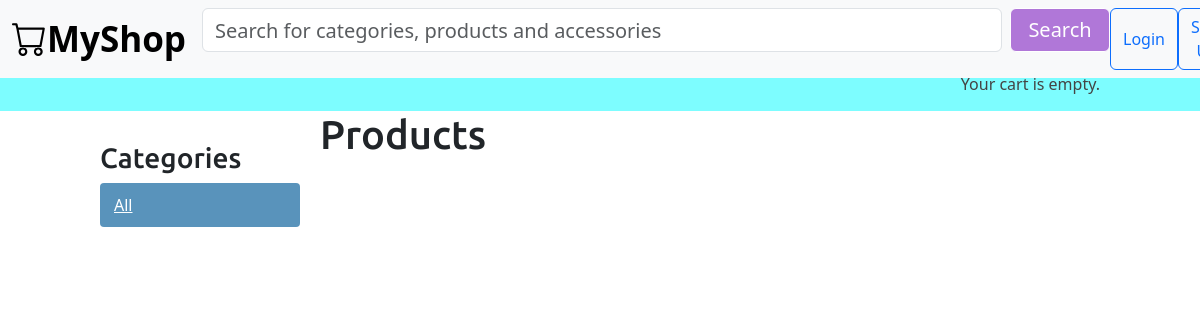
The app's page /, older data.
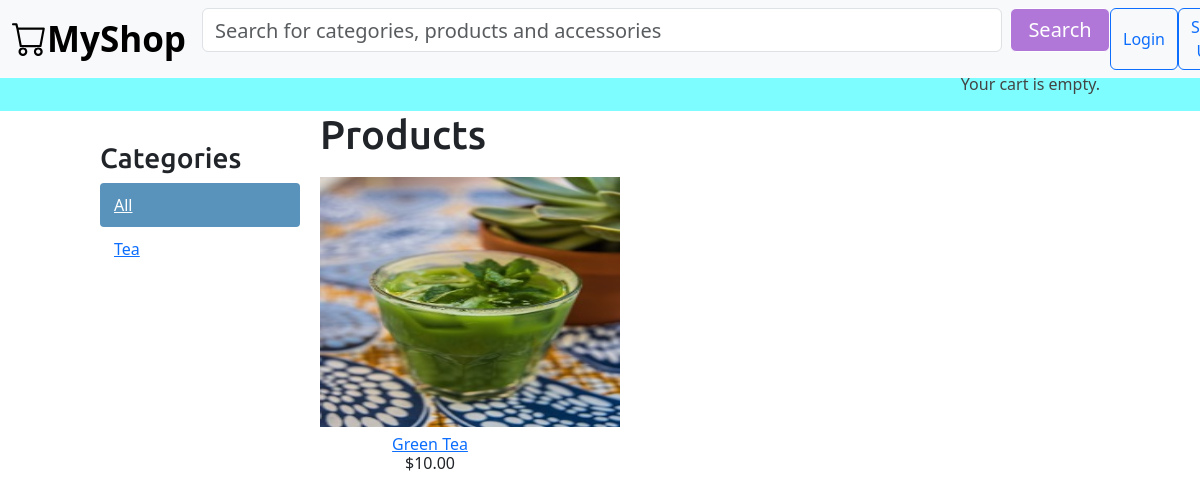
The same page, newer data.
### shop/models.py (models this page shows, shortened)
class Category(models.Model):
    name= models.CharField(max_length=200)
    slug= models.SlugField(max_length=200, unique=True)
    class Meta:
        ordering= ['name']
        indexes= [
            models.Index(fields=['name']),
        ]
        verbose_name= 'category'
        verbose_name_plural= 'categories'
    def get_absolute_url(self):
        return reverse('shop:product_list_by_category',
                       args=[self.slug])

class Product(models.Model):
    category= models.ForeignKey(Category,
                                related_name='products',
                                on_delete=models.CASCADE)
    name= models.CharField(max_length=200)
    slug= models.SlugField(max_length=200)
    image= models.ImageField(upload_to='products/%Y/%m/%d',blank=True)
    description= models.TextField(blank=True)
    price= models.DecimalField(max_digits=10,
                               decimal_places=2)
    available= models.BooleanField(default=True)
    created= models.DateTimeField(auto_now_add=True)
    updated= models.DateTimeField(auto_now=True)
    stock_quantity= models.PositiveIntegerField()
    class Meta:
        ordering= ['name']
        indexes= [
            models.Index(fields=['id', 'slug']),
            models.Index(fields=['name']),
            models.Index(fields=['-created'])
        ]
    def get_absolute_url(self):
        return reverse('shop:product_detail',
                       args=[self.id,
                             self.slug])

### shop/views.py (the view)
# urls.py: path('', views.product_list, name= 'product_list'),
def product_list(request, category_slug=None):
    category= None
    categories= Category.objects.all()
    products= Product.objects.filter(available=True)
    if category_slug:
        category= get_object_or_404(Category,
                                    slug= category_slug)
        products= products.filter(category=category)
    return render(request,
                'shop/product/list.html',
                {'catogory': category,
                'categories': categories,
                'products': products,})

### cart/cart.py (called while the page is built)
    def __len__(self):
        return sum(item['quantity'] for item in self.cart.values())

### cart/context_processors.py (called while the page is built)
def cart(request):
    return {'cart': Cart(request)}

### shop/templates/shop/product/list.html (shortened to what this page needs)
{% extends "shop/base.html" %}
{% load static %}
{% load thumbnail %}
{% block content %}
  <div id="sidebar">
    <h3>Categories</h3>
    <ul>
      <li {% if not category %}class="selected"{% endif %}>
        <a href="{% url 'shop:product_list' %}">All</a>
      </li>
      {% for c in categories %}
        <li {% if category.slug == c.slug %}class="selected"{% endif %}>
          <a href="{{ c.get_absolute_url }}">{{ c.name }}</a>
        </li>
      {% endfor %}
    </ul>
  </div>
  <div id="main" class="product-list">
    <h1>{% if category %}{{ category.name }}{% else %}Products{% endif %}</h1>
    {% for product in products %}
      <div class="item">
        <a href="{{ product.get_absolute_url }}">
          <img src="{% if product.image %}{{ product.image.url }}{% else %}{% static 'img/no_image_1.jpg' %}{% endif %}">
        </a>
        <a href="{{ product.get_absolute_url }}">{{ product.name }}</a>
        <br>
        ${{ product.price }}
      </div>
    {% endfor %}
  </div>
{% endblock %}

### shop/templates/shop/base.html (shortened to what this page needs)
{% load static %}
<!DOCTYPE html>
  <html>
    <head>
      <link href="{% static 'css/style.css' %}" rel="stylesheet">
      <link href="https://cdn.jsdelivr.net/npm/bootstrap@5.3.2/dist/css/bootstrap.min.css" rel="stylesheet">
      <link rel="stylesheet" href="https://cdn.jsdelivr.net/npm/bootstrap-icons@1.11.1/font/bootstrap-icons.css">
    </head>
    <body>
        <nav class="navbar navbar-expand-md bg-body-tertiary fixed-top nav_bar">
          <div class="container-fluid">
            <a class="navbar-brand logo" href="/"><i class="bi bi-cart"></i>MyShop</a>
            <div class="d-flex justify-content-start search_form">
              <form class="d-flex" role="search">
              <input class="form-control me-2" type="search" placeholder="Search for categories, products and accessories" aria-label="Search">
              <button class="btn btn-outline-success" type="submit">Search</button>
            </form>
            {% if user.is_authenticated %}
                <div class="btn-group user_profile ">
                  <button type="button" class="btn btn-danger dropdown-toggle" data-bs-toggle="dropdown" aria-expanded="false">
                    <i class="bi bi-person-check fa-lg"></i>
                    Hi, {{ user.first_name }}
                  </button>
                  <ul class="dropdown-menu">
                    <li><a class="dropdown-item" href="#">Profile</a></li>
                    <li><a class="dropdown-item" href="#">Order</a></li>
                    <li><a class="dropdown-item" href="#">Transactions</a></li>
                    <li><hr class="dropdown-divider"></li>
                    <li><a class="dropdown-item" href="#">Log Out</a></li>
                  </ul>
                </div>
                    {% with total_items=cart|length %}
                        {% if total_items > 0 %}
                          Your cart: <a href="{% url 'cart:cart_detail' %}">
                          {{ total_items }} item{{ total_items|pluralize }},
                          ${{ cart.get_total_price }}
                          </a>
                        {% else %}
                          Your cart is empty.
                        {% endif %}
                        {% endwith %}
                <a class="nav-item nav-link" href="#">About</a>
              {% else %}
                  <button type="button" class="btn btn-outline-primary">Login</button>
                  <button type="button" class="btn btn-outline-primary">Sign Up</button>
              {% endif %}
            </div>
          </div>
        </nav>
      <div id="header">
        <a href="/" class="logo">My shop</a>
      </div>
      <div id="subheader">
        <div class="cart">
          {% with total_items=cart|length %}
              {% if total_items > 0 %}
                Your cart:
                <a href="{% url 'cart:cart_detail' %}">
                {{ total_items }} item{{ total_items|pluralize }},
                ${{ cart.get_total_price }}
                </a>
              {% else %}
                Your cart is empty.
              {% endif %}
              {% endwith %}
        </div>
      </div>
      <div id="content">
        {% block content %}
        {% endblock %}
      </div>
    </body>
</html>

### shop/static/css/style.css (style rules this page uses)
body { margin:0; padding:0; font-family:helvetica, sans-serif; }
h1, h2, h3, h4, h5 , h6 { font-family: 'Ubuntu', sans-serif; font-weight:normal; }
a { text-decoration:none; color:#5993bb; }
#header { padding:10px 100px; font-size:18px; overflow:auto; }
#subheader { background:#ececec; color:#444; padding:15px 100px; overflow:auto; height: 100%; background-color: #7DFDFF; }
#header .logo { font-family: 'Ubuntu', sans-serif; float:left; color:#333; font-size:22px; margin-right:10%; }
#subheader .cart { float:right; padding-top:4px; display: block; }
#content { padding:0 100px; overflow:hidden; }
#sidebar { width:220px; padding:30px 20px 0 0; float:left; }
#sidebar ul { margin:0; padding:0; }
#sidebar ul li { margin:0; list-style:none; padding:10px 14px; }
#sidebar ul li a { display:block; }
#sidebar ul li.selected { background:#5993bb; border-radius:4px; }
#sidebar ul li.selected a { color:#fff; }
#main { float:left; width: 96%; margin-right:-220px; overflow:hidden; }
.product-list .item { width:25%; padding:10px 20px 10px 0; float:left; text-align:center; line-height:1.2; }
.product-list .item img { width:300px; height: 250px; margin-bottom:8px; display: block; }
.nav_bar .logo { font-weight: bold; font-size: 35px; margin-left:0; margin-top: 0; padding: 0; }
.nav_bar .search_form { margin-right: 25%; }
.nav_bar form input { width: 800px; font-size: 20px; height: 44px; }
.nav_bar form button { font-size: 20px; border-color: white; width: 100px; height: 44px; background-color: #b077d8; color: white; }

Row changes from the older to the newer data that the page shows:
added Category: name "Tea"
added Product: image (picture), name "Green Tea", price "10.00"
